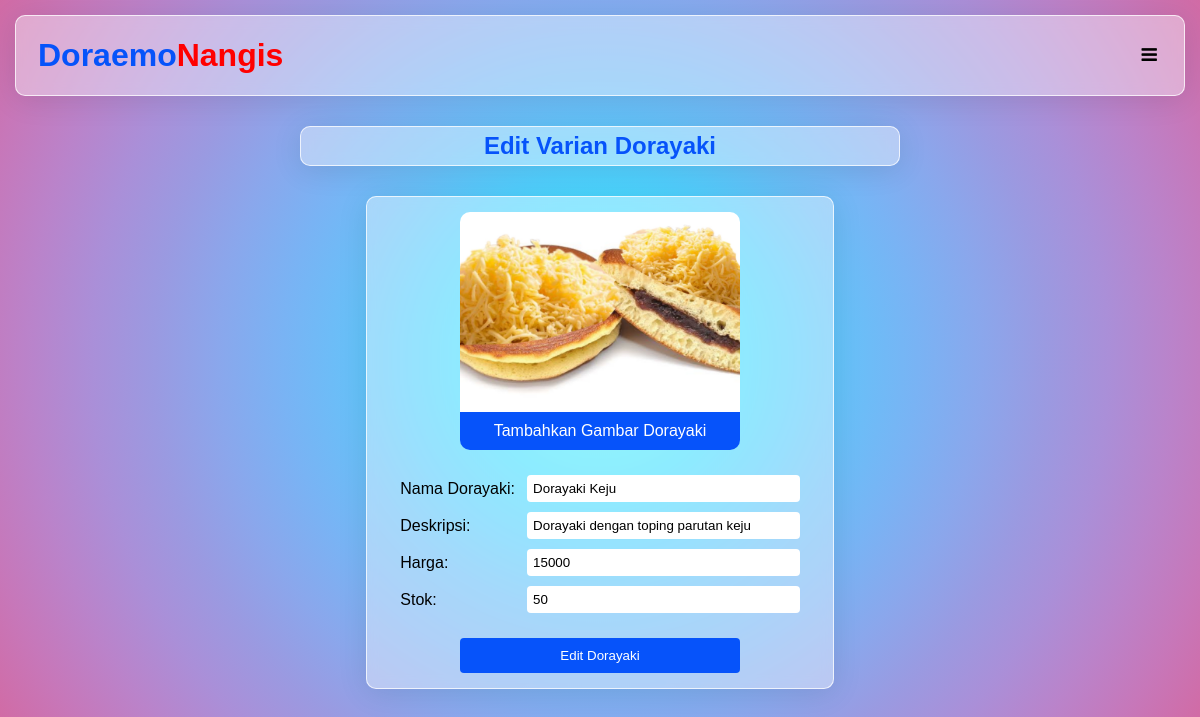
Page /edit-dorayaki.php?id=1 (signed in) on the committed database.
### tables this page shows
CREATE TABLE varian_dorayaki (iddorayaki INTEGER PRIMARY KEY AUTOINCREMENT, nama_varian TEXT, gambar TEXT, deskripsi TEXT, harga INTEGER, stok INTEGER);

### database.php (called while the page is built, shortened)
<?php
    function GetVarianDorayakiByID($db, $id){
        return $db->query("SELECT * FROM varian_dorayaki WHERE iddorayaki = $id;")->fetchArray();
    }
?>

### edit-dorayaki.php (the view, shortened to what this page needs)
<?php
require "database.php";
if(isset($_GET["id"])){
    $detaildorayaki = GetVarianDorayakiByID($db, $_GET["id"]);
} else{
    $error = True;
}
?>
<!DOCTYPE html>
<html lang="en">
<head>
    <link rel="stylesheet" href="css/styles.css">
    <link rel="stylesheet" href="https://cdnjs.cloudflare.com/ajax/libs/font-awesome/4.7.0/css/font-awesome.min.css">
</head>
<body>
    <div class="glassmorphism-bg" id="header">
        <a href="dashboard.php" class="navbar-name">Doraemo<span style="color: red;">Nangis</span></a>
        <a href="javascript:void(0);" id="hamburger-menu" onclick="responsiveHeader()">
            <i class="fa fa-bars"></i>
        </a>
    </div>
    <p class="glassmorphism-bg" id="content-title">Edit Varian Dorayaki</p>
    <div class="container" id="main-content">
        <div class="wrapper glassmorphism-bg" id="wrapper-input">
            <?php if(isset($error)) :?>
                <h1 style="text-align: center; color: red; padding: 15px;">Tidak dapat mengedit dorayaki</h1>
            <?php else:?>
                <form action="" method="POST" enctype="multipart/form-data">
                    <div class="wrapper-preview-img">
                        <img src="<?php echo $detaildorayaki["gambar"];?>" alt="Preview Gambar Dorayaki" id="preview-img-input">
                        <label for="fileimg">Tambahkan Gambar Dorayaki</label>
                    </div>
                    <table>
                        <tr>
                            <td style="width: 30%;">
                                <label for="namadorayaki">Nama Dorayaki: </label>
                            </td>
                            <td>
                                <input type="text" placeholder="Masukkan Nama Dorayaki .." name="namadorayaki" value="<?php echo $detaildorayaki["nama_varian"];?>" required>
                            </td>
                        </tr>
                        <tr>
                            <td>
                                <label for="deskripsidorayaki">Deskripsi: </label>
                            </td>
                            <td>
                                <input type="text" placeholder="Masukkan Deskripsi Dorayaki .." name="deskripsidorayaki" value="<?php echo $detaildorayaki["deskripsi"];?>" required>
                            </td>
                        </tr>
                        <tr>
                            <td>
                                <label for="hargadorayaki">Harga: </label>
                            </td>
                            <td>
                                <input type="text" placeholder="Masukkan Harga Dorayaki .." name="hargadorayaki" value="<?php echo $detaildorayaki["harga"];?>" required>
                            </td>
                        </tr>
                        <tr>
                            <td>
                                <label for="stok">Stok: </label>
                            </td>
                            <td>
                                <input type="text" placeholder="Masukkan Stok Awal Dorayaki .. " name="stok" value="<?php echo $detaildorayaki["stok"];?>" required>
                            </td>
                        </tr>
                    </table>
                    <button type="submit" name="submitbtn">Edit Dorayaki</button>
                </form>
            <?php endif;?>
        </div>
    </div>
</body>
</html>

### css/styles.css (style rules this page uses)
* { box-sizing: border-box; margin: 0px; padding: 0px; font-family: Helvetica, Arial, sans-serif; }
body { background-image: radial-gradient(circle, #5ffbf1, #48eefa, #41dfff, #52cffe, #69bff8, #79b3f4, #8aa7ec, #9a9ae1, #aa8fd8, #ba83ca, #c777b9, #d16ba5); }
.container { padding-right: 15px; padding-left: 15px; margin-right: auto; margin-left: auto; width: 100%; }
#header { overflow: hidden; padding: 15px 10px; margin: 15px; }
#header #hamburger-menu { display: none; position: absolute; right: 15px; top: 15px; }
#header a { float: left; color: black; text-align: center; padding: 12px; font-size: 18px; line-height: 25px; border-radius: 4px; text-decoration: none; }
#header a.navbar-name { font-size: 32px; font-weight: bold; color: rgb(6, 83, 250); }
.glassmorphism-bg { background: rgba( 255, 255, 255, 0.40 ); box-shadow: 0 4px 30px 0 rgba(0, 0, 0, 0.1); backdrop-filter: blur( 6px ); -webkit-backdrop-filter: blur( 6px ); border-radius: 10px; border: 1px solid rgba( 255, 255, 255, 0.75); }
#content-title { color: rgb(6, 83, 250); text-align: center; width: 50%; overflow: hidden; margin: 30px auto; padding: 5px; font-size: 24px; font-weight: bold; }
@media (max-width: 1209px) { #header #hamburger-menu { display: block; } }
.wrapper { width: 100%; margin: 15px auto; overflow: hidden; margin-bottom: 30px; }
#wrapper-input { width: 40%; }
#preview-img-input { max-height: 200px; height: auto; width: 100%; border-radius: 10px 10px 0px 0px; display: block; margin: 0px auto; }
.wrapper-preview-img { width: 60%; margin: 15px auto; }
.wrapper-preview-img label { display: block; width: 100%; padding: 10px; text-align: center; color: white; background-color: rgb(6, 83, 250); border-radius: 0px 0px 10px 10px; cursor: pointer; }
#wrapper-input input[type=text] { padding: 6px; border: none; border-radius: 4px; width: 100%; }
#wrapper-input button { display: block; width: 60%; }
.wrapper button, .btn-increment-decrement { margin: 15px auto; text-align: center; padding: 10px; color: white; background-color: rgb(6, 83, 250); border: none; cursor: pointer; border-radius: 4px; }
table { width: 90%; margin: 0px auto; border-spacing: 10px; }

### rows in the picture
varian_dorayaki: gambar (picture), namadorayaki "Dorayaki Keju", deskripsidorayaki "Dorayaki dengan toping parutan keju", hargadorayaki "15000", stok "50"
